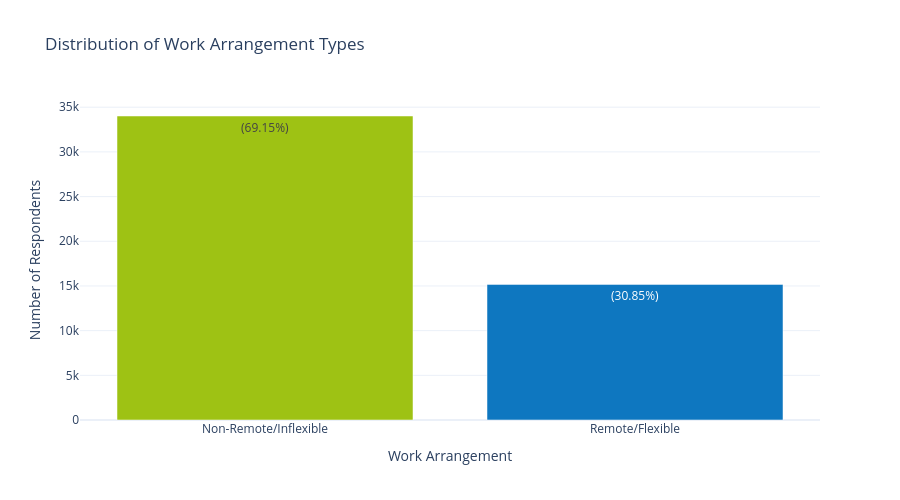

This figure's notebook cell:
### Markdown cell above
### **Target Data**

The distribution is somewhat imbalanced, but a decent proportion of workers are remote, showing that while uncommon, it is achievable and realistic for most developers.

### Code cell
target_counts = target.value_counts()
total = len(target)

print(f"Non-Remote/Inflexible: {target_counts[0]:,} ({target_counts[0]/total*100:.2f}%)")
print(f"Remote/Flexible: {target_counts[1]:,} ({target_counts[1]/total*100:.2f}%)")
print(f"\nData Ratio: {target_counts[0]/target_counts[1]:.2f}:1")

fig = go.Figure()
fig.add_trace(go.Bar(
    x=['Non-Remote/Inflexible', 'Remote/Flexible'],
    y=[target_counts[0], target_counts[1]],
    text=[f"({target_counts[0]/total*100:.2f}%)", 
          f"({target_counts[1]/total*100:.2f}%)"],
    textposition='auto',
    marker_color=[funcs.get_color('Non-Remote/Inflexible'), 
                  funcs.get_color('Remote/Flexible')]
))

fig.update_layout(
    title='Distribution of Work Arrangement Types',
    xaxis_title='Work Arrangement',
    yaxis_title='Number of Respondents',
    template='plotly_white',
    height=500
)

fig.show()

### Figure 1 — Plotly figure (JSON) as saved in the notebook; plotly's stock layout.template omitted (floating-point values rounded to 4 significant figures)
{"data": [{"marker": {"color": ["#9ec214", "#0e77c0"]}, "text": ["(69.15%)", "(30.85%)"], "textposition": "auto", "type": "bar", "x": ["Non-Remote/Inflexible", "Remote/Flexible"], "y": [34016, 15175]}], "layout": {"height": 500, "title": {"text": "Distribution of Work Arrangement Types"}, "xaxis": {"title": {"text": "Work Arrangement"}}, "yaxis": {"title": {"text": "Number of Respondents"}}}}
